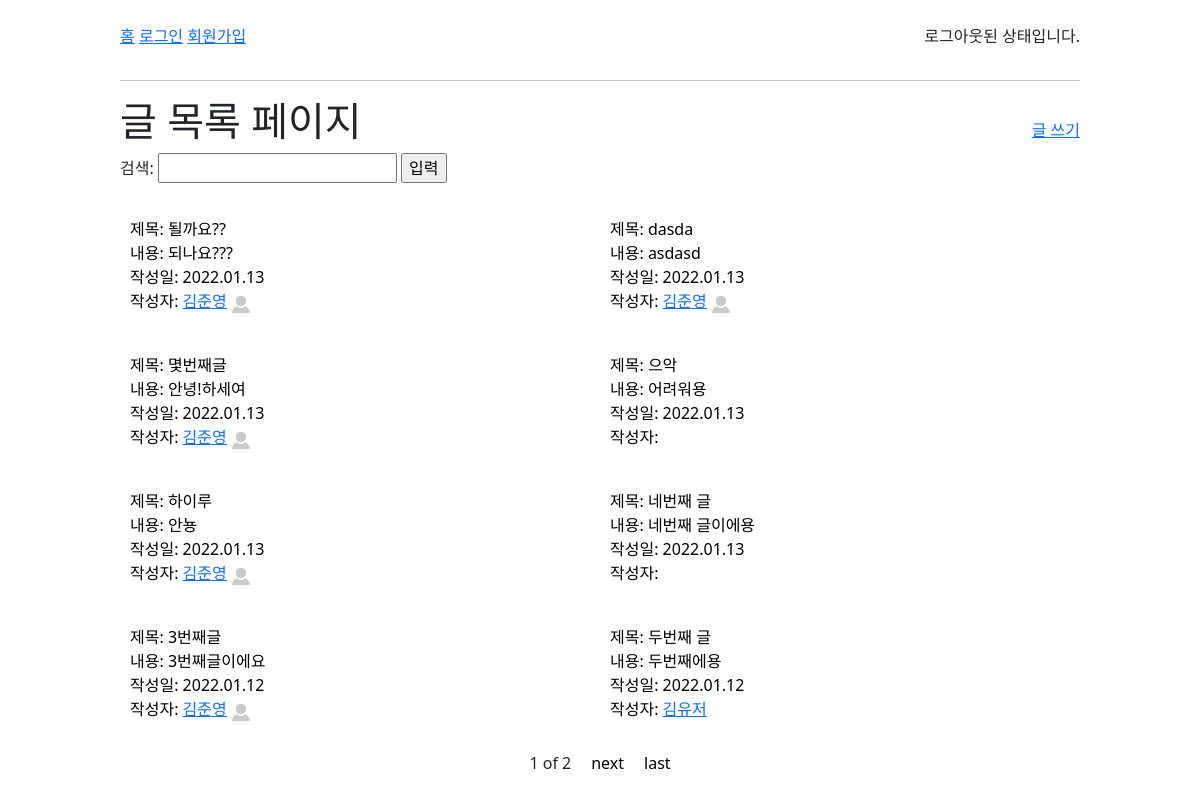
The app's page /, older data.
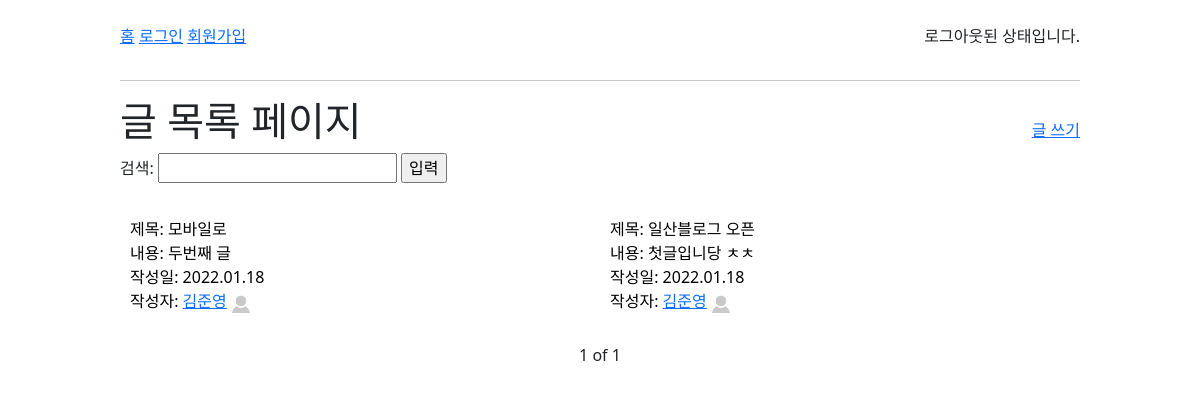
The same page, newer data.
### blog/models.py (models this page shows, shortened)
class Post(models.Model):
    title = models.CharField(max_length=50, unique=True, error_messages={'unique':'이미 있는 제목입니다'})
    content = models.TextField(validators=[MinLengthValidator(2, '2글자 이상 적어줘잉'), validate_symbols])
    place = models.CharField(max_length=50)
    MEMBER_CHOICES = [
        (1, "혼자"),
        (2, "둘이"),
        (3, "셋이"),
        (4, "넷"),
        (5, "다섯"),
        (6, "여섯"),
        (7, "일곱"),
        (8, "여덟"),
    ]
    member = models.IntegerField(choices=MEMBER_CHOICES, default=None)
    image1 = models.ImageField(blank=True, upload_to='pics')
    image2 = models.ImageField(blank=True, upload_to='pics')
    image3 = models.ImageField(blank=True, upload_to='pics')
    dt_created = models.DateTimeField(auto_now_add=True, verbose_name="Date Created")
    dt_modified = models.DateTimeField(auto_now=True, verbose_name="Date Modified")
    user = models.ForeignKey('blog.User', on_delete=models.CASCADE)

class User(AbstractUser):
    nickname = models.CharField(max_length=15, unique=True, null=True)
    name = models.CharField(max_length=10)

class Profile(models.Model):
    user = models.OneToOneField('blog.User', on_delete=models.CASCADE)
    intro = models.CharField(blank=True, max_length=60)
    address = models.CharField(max_length=100)
    army=models.CharField(max_length=50)
    profile_pic = models.ImageField(default='default_profile_pic.jpg', upload_to='profile_pics')

### blog/views.py (the view)
# urls.py: path('', views.post_list, name='post-list'),
def post_list(request):
    context={}
    search_form = SearchForm()
    context['form']=search_form
    if request.method=='POST':
        searchWord = request.POST['search_word']
        posts = Post.objects.filter(Q(title__icontains=searchWord) | Q(content__icontains=searchWord) | Q(place__icontains=searchWord)).distinct().order_by('-dt_created')
    else:
        posts = Post.objects.order_by('-dt_created')
    paginator = Paginator(posts, 8) # post 8개를 1 page로 가지는 paginator 객체
    curr_page_number = request.GET.get('page') #GET요청의 쿼리스트링의 page 파라미터의 값을 얻어옴
    if curr_page_number is None:
        curr_page_number = 1
    page = paginator.page(curr_page_number) # 쿼리스트링에서 가져온 현재 페이지를 알려주는 애
    context['page']=page
    return render(request, 'blog/post_list.html', context) # 현재 페이지의 페이지 객체를 context로 넘겨줌

### blog/forms.py
class SearchForm(forms.Form):
    search_word = forms.CharField(max_length=50)

### blog/templates/blog/post_list.html (shortened to what this page needs)
{% extends './navbar.html' %}
{% load static %}
{% block css %}
    <link rel='stylesheet' href="{% static 'blog/css/post_list.css' %}?after">
    <link rel='stylesheet' href="{% static 'blog/css/base.css' %}?after">
{% endblock css %}
{% block post_container %}
<div class='header'>
    <div>
        <h1>글 목록 페이지</h1>
    </div>
    <div>
        <a href="{% url 'post-create' %}">글 쓰기</a>
    </div>
</div>
<div class='search'>
    <form method='post'> {% csrf_token %}
        검색: {{form.search_word}}
        <input type='submit' value='입력'>
    </form>
</div>
<br>
{% if page %}
    <div class='article'>
    {% for post in page.object_list %}
        <a style='text-decoration-line: none; color:black;' href="{% url 'post-detail' post.id %}">
                <div class='article_content'>
                    <div style='padding:10px'>
                        <div class='title'> 제목: {{ post.title }}</div>
                        <div class='content'> 내용: {{ post.content }} </div>
                        <div class='dt_created'> 작성일: {{ post.dt_created | date:"Y.m.d" }} </div>
                        <div class='name'>작성자: <a href="{% url 'user_profile' post.user.id %}">{{ post.user.name }}</a> <img style="width:20px; heigh:20px;" src="{{ post.user.profile.profile_pic.url }}"></div>
                    </div>
                </div>
        </a>
    {% endfor %}
    </div>
    <div class='paginator'>
    <p>{{page.number}} of {{page.paginator.num_pages}}</p>
    {% if page.has_next %}
        <a href="?page={{page.next_page_number}}">next</a>
        <a href="?page={{page.paginator.num_pages}}">last</a>
    {% endif %}
    </div>
{% else %}
해당 단어를 포함한 글이 없어요
<a href="{% url 'post-list' %}">되돌아가기</a>
{% endif%}
{% endblock post_container %}

Row changes from the older to the newer data that the page shows:
removed Post: title "될까요??", content "되나요???", dt_created "2022.01.13", user.name "김준영", user.profile.profile_pic (placeholder picture)
removed Post: title "dasda", content "asdasd", dt_created "2022.01.13", user.name "김준영", user.profile.profile_pic (placeholder picture)
removed Post: title "몇번째글", content "안녕!하세여", dt_created "2022.01.13", user.name "김준영", user.profile.profile_pic (placeholder picture)
removed Post: title "으악", content "어려워용", dt_created "2022.01.13"
removed Post: title "하이루", content "안뇽", dt_created "2022.01.13", user.name "김준영", user.profile.profile_pic (placeholder picture)
removed Post: title "네번째 글", content "네번째 글이에용", dt_created "2022.01.13"
removed Post: title "3번째글", content "3번째글이에요", dt_created "2022.01.12", user.name "김준영", user.profile.profile_pic (placeholder picture)
removed Post: title "두번째 글", content "두번째에용", dt_created "2022.01.12", user.name "김유저"
added Post: title "모바일로", content "두번째 글", dt_created "2022.01.18", user.name "김준영", user.profile.profile_pic (placeholder picture)
now on this page (row edited): Post: title "일산블로그 오픈", content "첫글입니당 ㅊㅊ", dt_created "2022.01.18", user.name "김준영", user.profile.profile_pic (placeholder picture)
Text that changed along with them:
{{ page.paginator.num_pages }}: "2" → "1"
text no longer shown: "next last"
